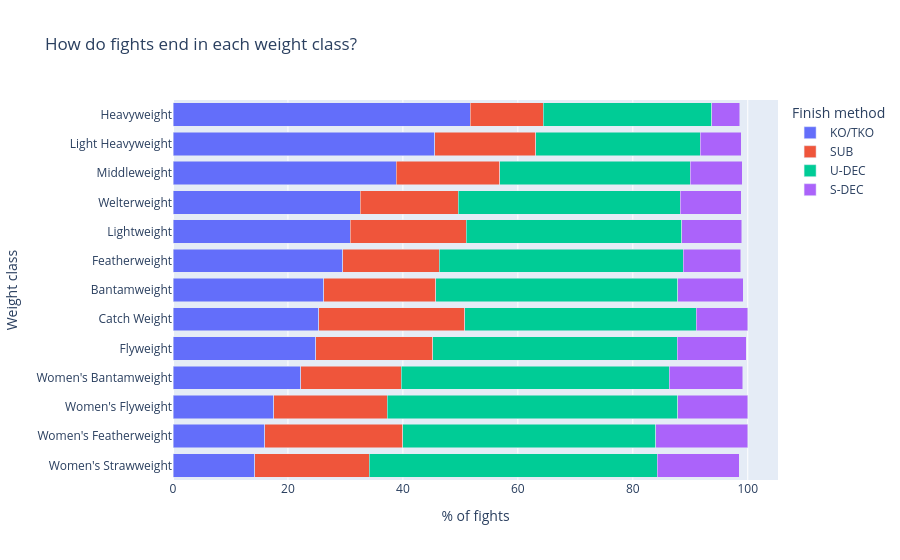

The notebook cell saved with this chart:
### Markdown cell above
QUESTION 3: How do the fights in each weight class end?

### Code cell
finish_table = pd.crosstab(df["weight_class"], df["finish"], normalize="index") * 100
finish_table = finish_table[["KO/TKO", "SUB", "U-DEC", "S-DEC"]].sort_values("KO/TKO")

px.bar(finish_table, orientation="h", barmode="stack",
       labels={"value": "% of fights", "weight_class": "Weight class", "finish": "Finish method"},
       title="How do fights end in each weight class?")

### Figure 1 — Plotly figure (JSON) as saved in the notebook; plotly's stock layout.template omitted (floating-point values rounded to 4 significant figures)
{"data": [{"hovertemplate": "Finish method=KO/TKO<br>% of fights=%{x}<br>Weight class=%{y}<extra></extra>", "legendgroup": "KO/TKO", "marker": {"color": "#636efa", "pattern": {"shape": ""}}, "name": "KO/TKO", "orientation": "h", "showlegend": true, "textposition": "auto", "type": "bar", "x": [14.24, 16.0, 17.49, 22.22, 24.8, 25.37, 26.25, 29.54, 30.81, 32.6, 38.88, 45.51, 51.75], "xaxis": "x", "y": ["Women's Strawweight", "Women's Featherweight", "Women's Flyweight", "Women's Bantamweight", "Flyweight", "Catch Weight", "Bantamweight", "Featherweight", "Lightweight", "Welterweight", "Middleweight", "Light Heavyweight", "Heavyweight"], "yaxis": "y"}, {"hovertemplate": "Finish method=SUB<br>% of fights=%{x}<br>Weight class=%{y}<extra></extra>", "legendgroup": "SUB", "marker": {"color": "#EF553B", "pattern": {"shape": ""}}, "name": "SUB", "orientation": "h", "showlegend": true, "textposition": "auto", "type": "bar", "x": [19.88, 24.0, 19.77, 17.52, 20.37, 25.37, 19.49, 16.81, 20.25, 17.06, 17.95, 17.6, 12.65], "xaxis": "x", "y": ["Women's Strawweight", "Women's Featherweight", "Women's Flyweight", "Women's Bantamweight", "Flyweight", "Catch Weight", "Bantamweight", "Featherweight", "Lightweight", "Welterweight", "Middleweight", "Light Heavyweight", "Heavyweight"], "yaxis": "y"}, {"hovertemplate": "Finish method=U-DEC<br>% of fights=%{x}<br>Weight class=%{y}<extra></extra>", "legendgroup": "U-DEC", "marker": {"color": "#00cc96", "pattern": {"shape": ""}}, "name": "U-DEC", "orientation": "h", "showlegend": true, "textposition": "auto", "type": "bar", "x": [50.15, 44.0, 50.57, 46.58, 42.56, 40.3, 42.08, 42.4, 37.5, 38.61, 33.17, 28.65, 29.38], "xaxis": "x", "y": ["Women's Strawweight", "Women's Featherweight", "Women's Flyweight", "Women's Bantamweight", "Flyweight", "Catch Weight", "Bantamweight", "Featherweight", "Lightweight", "Welterweight", "Middleweight", "Light Heavyweight", "Heavyweight"], "yaxis": "y"}, {"hovertemplate": "Finish method=S-DEC<br>% of fights=%{x}<br>Weight class=%{y}<extra></extra>", "legendgroup": "S-DEC", "marker": {"color": "#ab63fa", "pattern": {"shape": ""}}, "name": "S-DEC", "orientation": "h", "showlegend": true, "textposition": "auto", "type": "bar", "x": [14.24, 16.0, 12.17, 12.82, 12.01, 8.955, 11.37, 10.01, 10.39, 10.58, 9.037, 7.116, 4.864], "xaxis": "x", "y": ["Women's Strawweight", "Women's Featherweight", "Women's Flyweight", "Women's Bantamweight", "Flyweight", "Catch Weight", "Bantamweight", "Featherweight", "Lightweight", "Welterweight", "Middleweight", "Light Heavyweight", "Heavyweight"], "yaxis": "y"}], "layout": {"barmode": "stack", "legend": {"title": {"text": "Finish method"}, "tracegroupgap": 0}, "title": {"text": "How do fights end in each weight class?"}, "xaxis": {"anchor": "y", "domain": [0, 1], "title": {"text": "% of fights"}}, "yaxis": {"anchor": "x", "domain": [0, 1], "title": {"text": "Weight class"}}}}
